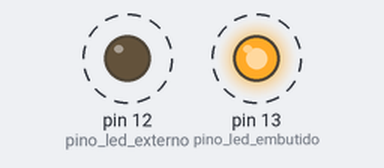
Bench run of a sketch on a simulated Arduino Uno, built with avr-gcc and run on an emulated ATmega328P. Parts: output pins drawn as LEDs (lit = HIGH). Dashed ring = blinking.

Above: at 0.5 s.
Timing chart, 0 to 4.6 s (numbered marks = the images above):
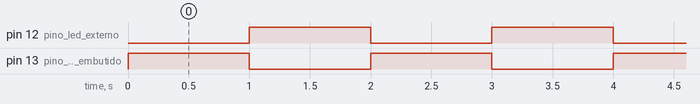

The sketch:

ex1.ino
```cpp
/*
 João Paulo Ferreira Guimarães
 joao.guimaraes@ifrn.edu.br
 https://jp-guimaraes.github.io/

*/

// variáveis globais
int pino_led_embutido = 13;
int pino_led_externo = 12;

// Inicialização de variávies, módulos, pinos, etc
void setup(){
	pinMode(pino_led_embutido, OUTPUT);
	pinMode(pino_led_externo, OUTPUT);
}

// Laço principal
void loop(){
	digitalWrite(pino_led_embutido, HIGH);
	digitalWrite(pino_led_externo, LOW);
	delay(1000); // espera 1000 milissegundos
	digitalWrite(pino_led_embutido, LOW);
	digitalWrite(pino_led_externo, HIGH);
	delay(1000); // espera 1000 milissegundos
}
```

Measured:
- by itself, pin 12 (pino_led_externo), pin 13 (pino_led_embutido): alternates HIGH for 1.0 s and LOW for 1.0 s
